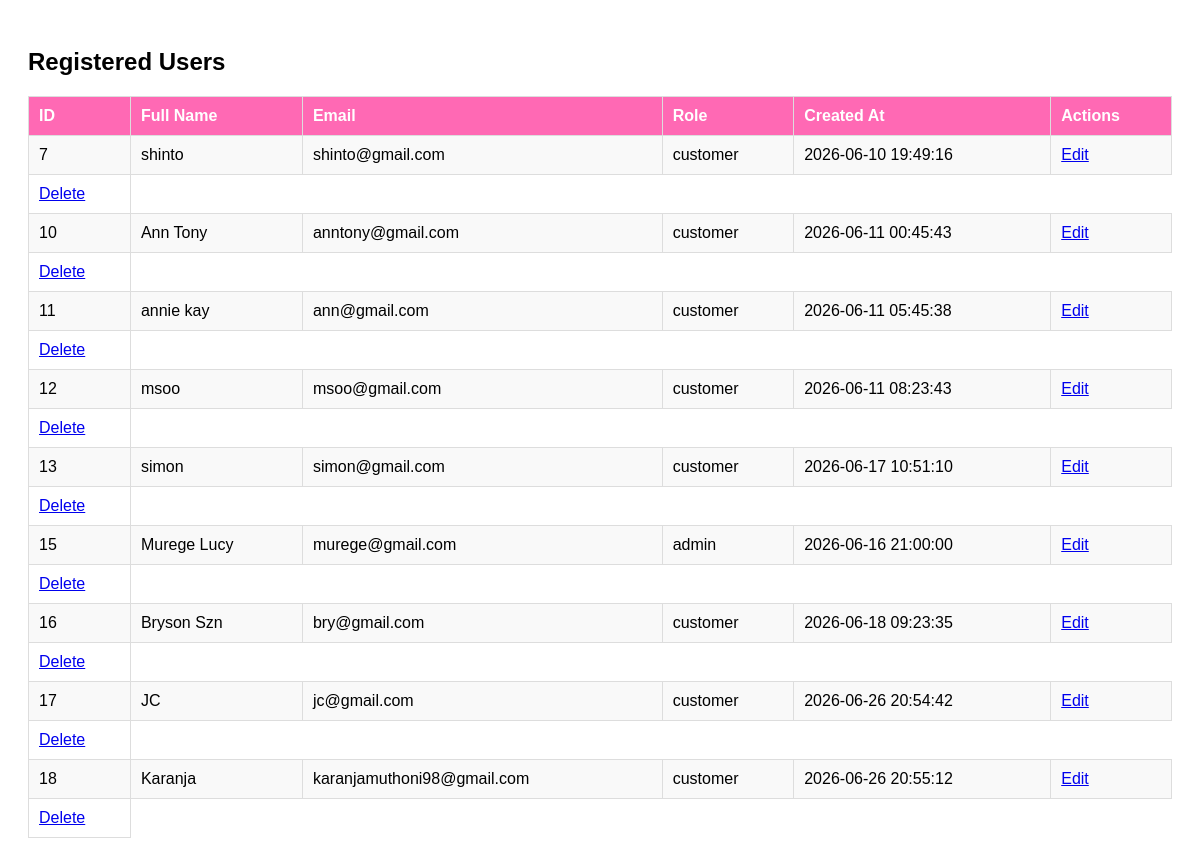
The page /view.php on the database its author committed.
### tables this page shows
CREATE TABLE `users` (
  `id` int(11) NOT NULL,
  `fullname` varchar(100) NOT NULL,
  `email` varchar(100) NOT NULL,
  `password` varchar(255) NOT NULL,
  `role` enum('customer','admin') DEFAULT 'customer',
  `created_at` timestamp NOT NULL DEFAULT current_timestamp(),
  `position` varchar(20) DEFAULT 'customer'
);

### view.php (the view, shortened to what this page needs)
<?php
include("db.php");
$sql = "SELECT * FROM users";
$result = mysqli_query($conn, $sql);
?>
<!DOCTYPE html>
<html>
<head>
</head>
<body>
<h2>Registered Users</h2>
<table>
    <tr>
        <th>ID</th>
        <th>Full Name</th>
        <th>Email</th>
        <th>Role</th>
        <th>Created At</th>
        <th>Actions</th>
    </tr>
    <?php
    if(mysqli_num_rows($result) > 0){
        while($row = mysqli_fetch_assoc($result)){
            echo "<tr>";
echo "<td>".$row['id']."</td>";
echo "<td>".$row['fullname']."</td>";
echo "<td>".$row['email']."</td>";
echo "<td>".$row['role']."</td>";
echo "<td>".$row['created_at']."</td>";
echo "<td><a href='update.php?id=".$row['id']."'>Edit</a></td>";
echo "</tr>";
echo "<td>
<a href='delete.php?id=".$row['id']."' onclick='return confirm(\"Are you sure you want to delete this user?\")'>Delete</a>
</td>";
        }
    } else {
        echo "<tr><td colspan='5'>No users found</td></tr>";
    }
    ?>
</table>
</body>
</html>

### view.php (style rules this page uses)
body { font-family: Arial, sans-serif; padding:20px; }
table { width:100%; border-collapse: collapse; }
th, td { border:1px solid #ddd; padding:10px; text-align:left; }
th { background-color:#ff69b4; color:white; }
tr:nth-child(even) { background-color:#f9f9f9; }

### rows shown on the page
users: id "7", fullname "shinto", email "shinto@gmail.com", role "customer", created_at "2026-06-10 19:49:16"
users: id "10", fullname "Ann Tony", email "anntony@gmail.com", role "customer", created_at "2026-06-11 00:45:43"
users: id "11", fullname "annie kay", email "ann@gmail.com", role "customer", created_at "2026-06-11 05:45:38"
users: id "12", fullname "msoo", email "msoo@gmail.com", role "customer", created_at "2026-06-11 08:23:43"
users: id "13", fullname "simon", email "simon@gmail.com", role "customer", created_at "2026-06-17 10:51:10"
users: id "15", fullname "Murege Lucy", email "murege@gmail.com", role "admin", created_at "2026-06-16 21:00:00"
users: id "16", fullname "Bryson Szn", email "bry@gmail.com", role "customer", created_at "2026-06-18 09:23:35"
users: id "17", fullname "JC", email "jc@gmail.com", role "customer", created_at "2026-06-26 20:54:42"
users: id "18", fullname "Karanja", email "karanjamuthoni98@gmail.com", role "customer", created_at "2026-06-26 20:55:12"
